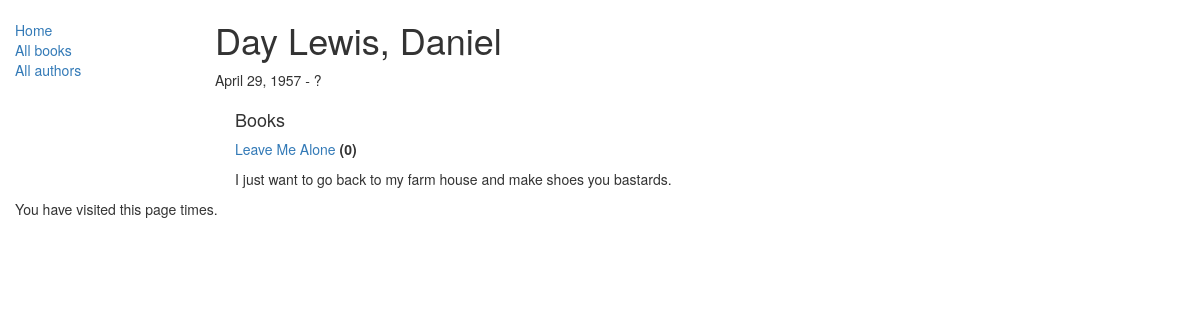
Page /catalog/author/2 on the earlier database version.
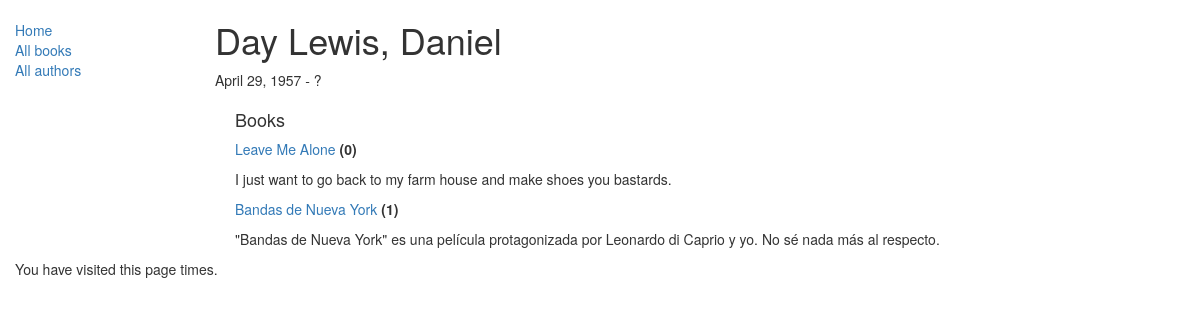
Same page on the later database version.
### catalog/models.py (models this page shows)
class Book(models.Model):
    title = models.CharField(max_length=200)
    author = models.ForeignKey('Author', on_delete=models.SET_NULL, null=True)
    summary = models.TextField(max_length=1000, help_text="Please enter a BRIEF description of the book")
    isbn = models.CharField('ISBN', max_length=13, help_text='13-character <a href="https://www.isbn-international.org/content/what-isbn">ISBN number</a>')
    genre = models.ManyToManyField(Genre, help_text="Select a genre for this book")
    language = models.ForeignKey(Language, on_delete=models.SET_NULL, null=True)
    def __str__(self):
        return self.title
    def get_absolute_url(self):
        return reverse('book-detail', args=[str(self.id)])
    def display_genre(self):
        """
        Returns first 3 genres in short description string so admin site can display
        """
        return ', '.join([genre.name for genre in self.genre.all()[:3]])
    display_genre.short_description = 'Hurf Blurf'

### catalog/views.py (the view)
# urls.py: url(r'^author/(?P<pk>\d+)$', views.AuthorDetailView.as_view(), name='author-detail'),
class AuthorDetailView(generic.DetailView):
    model = Author # shorthand for queryset = Author.objects.all()
    paginate_by = 10

### catalog/models.py (called while the page is built)
    def __str__(self):
        return '%s, %s' % (self.last_name, self.first_name)

### catalog/templates/catalog/author_detail.html (shortened to what this page needs)
{% extends "base_generic.html" %}
{% block content %}
    <h1>{{ author }}</h1>
    <p>{{ author.date_of_birth }} - {% if author.date_of_death %}{{ author.date_of_death }}{% else %}?{% endif %}</p>
    <div style="margin-left:20px;margin-top:20px">
        <h4>Books</h4>
        {% if author.book_set %}
                {% for book in author.book_set.all %}
                    <p><a href="{{ book.get_absolute_url }}">{{ book }}</a> <strong>({{ book.bookinstance_set.all.count }})</strong></p>
                    <p>{{ book.summary }}</p>
                {% endfor %}
        {% else %}
            <p>This author has not written any books...</p>
        {% endif %}
    </div>
{% endblock %}

Differences in the rows shown:
added Book: title "Bandas de Nueva York", bookinstance_set.all.count "1", summary "\"Bandas de Nueva York\" es una película protagonizada por Leonardo di Caprio y yo. No sé nada más al respecto."
